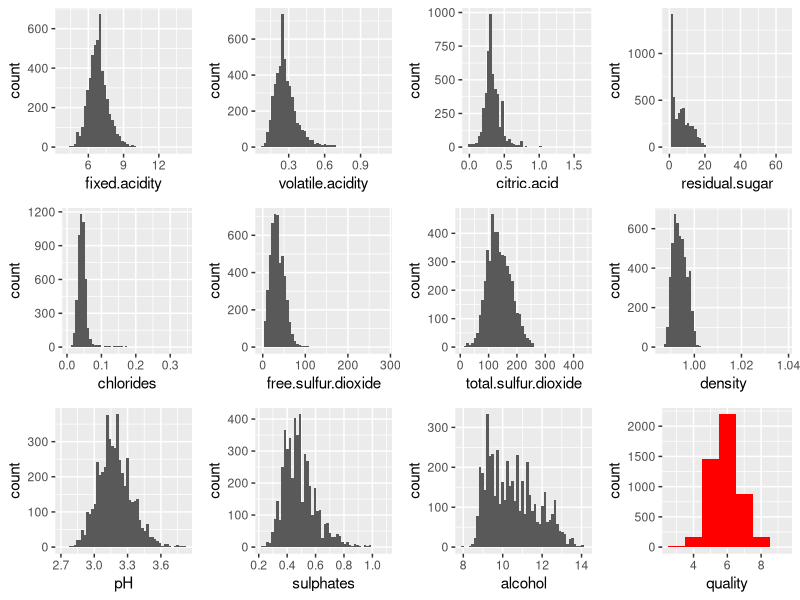
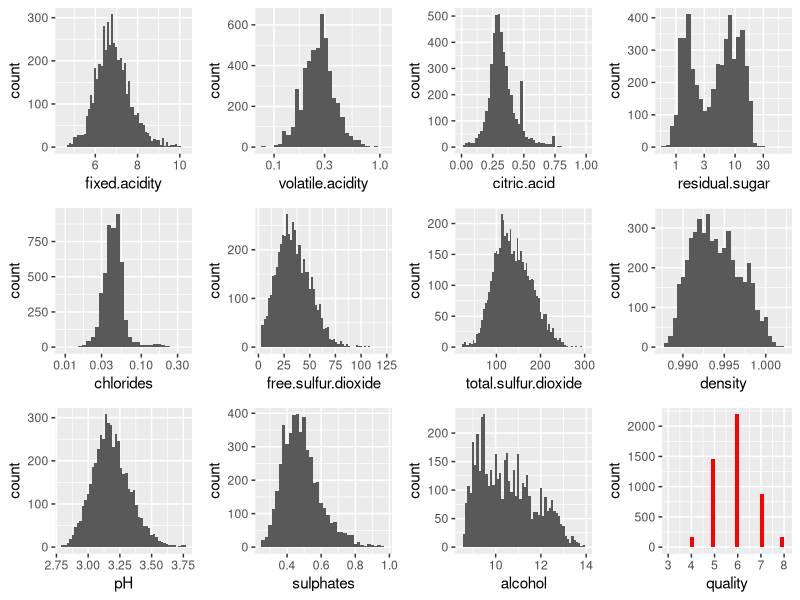
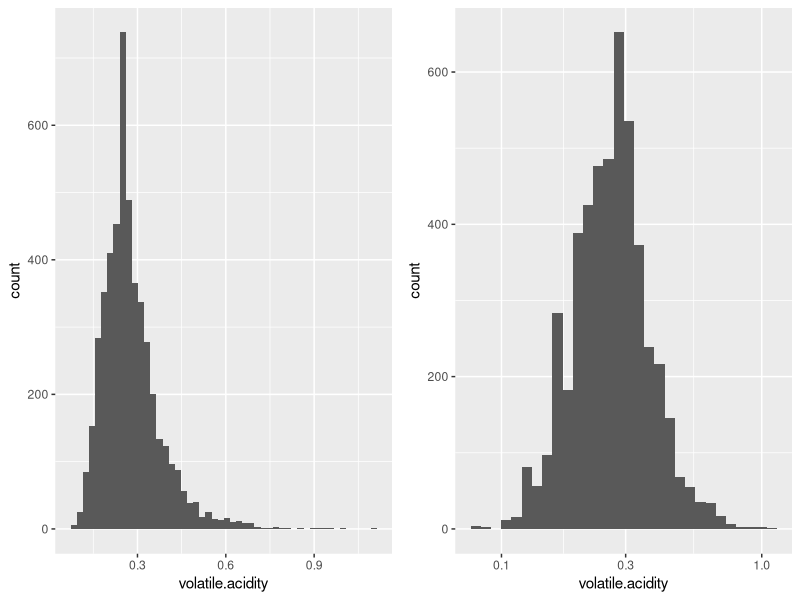
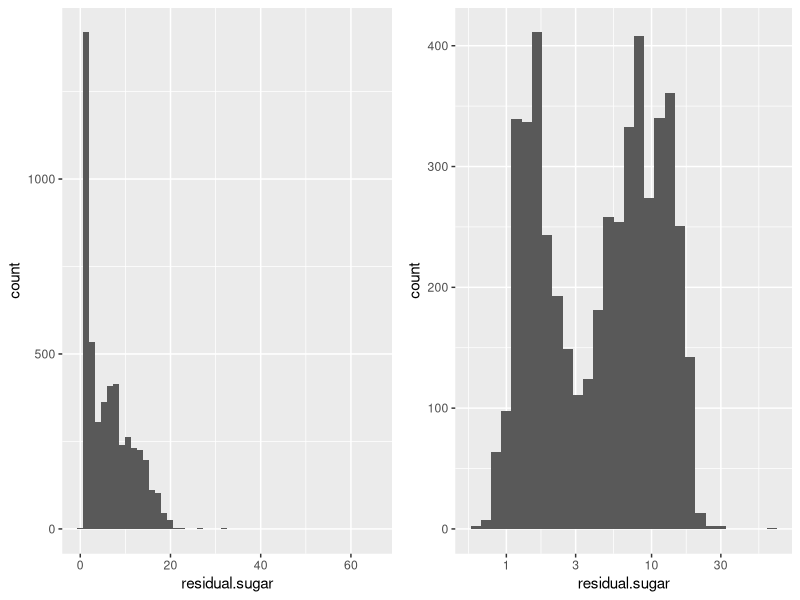
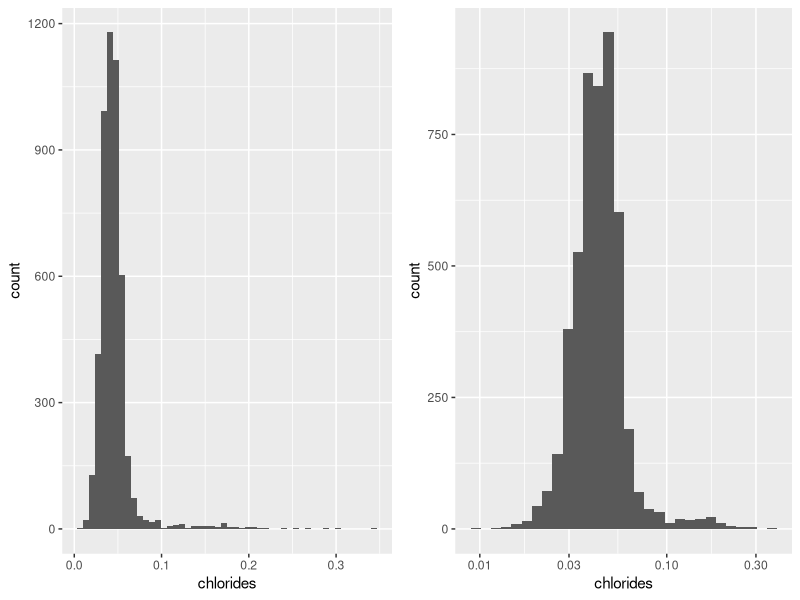
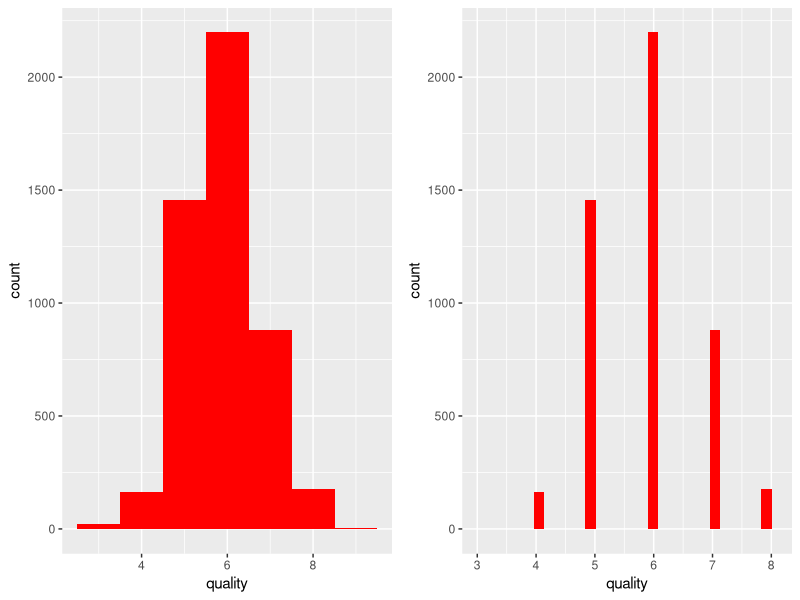
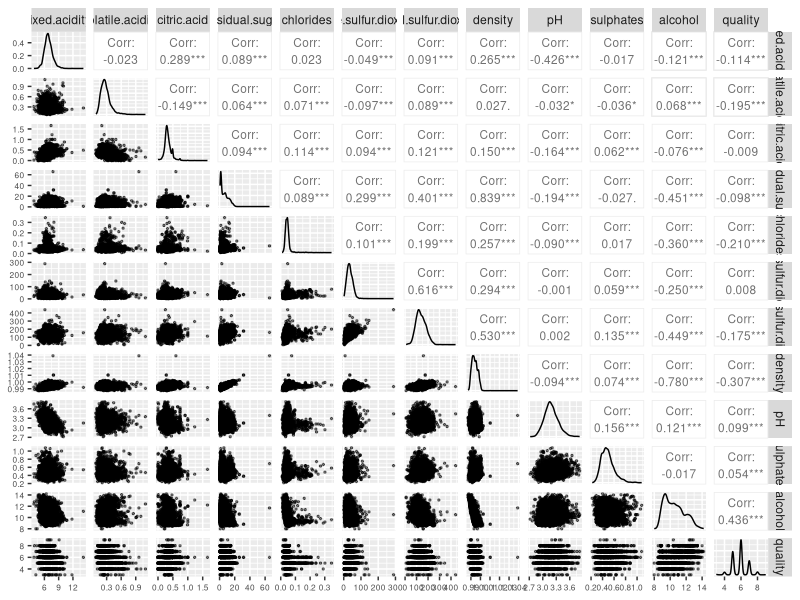
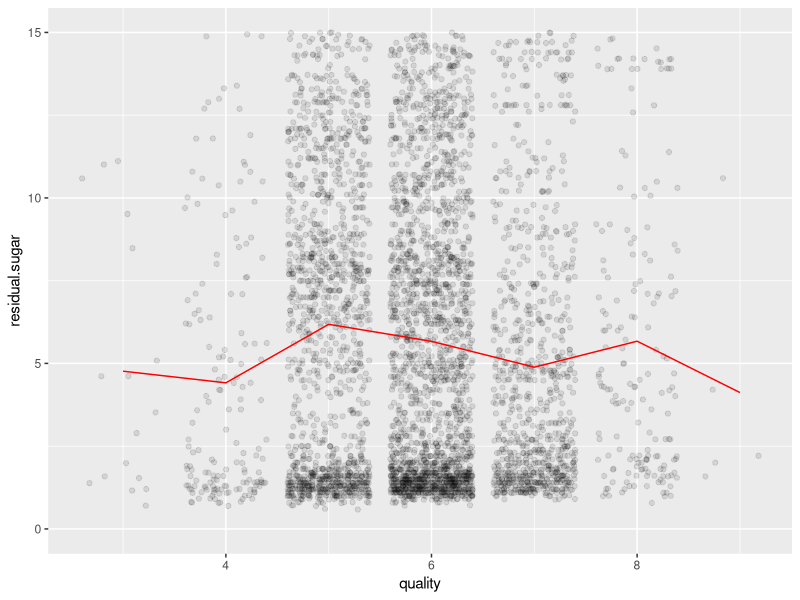

These figures' R source, in order:
## ---- chunk 1
knitr::opts_chunk$set(fig.path='Figs/', echo=FALSE, warning=FALSE, 
                      message=FALSE)
## ---- chunk 2
# Load all of the packages that you end up using in your analysis in this code
# chunk.

# Notice that the parameter "echo" was set to FALSE for this code chunk. This
# prevents the code from displaying in the knitted HTML output. You should set
# echo=FALSE for all code chunks in your file, unless it makes sense for your
# report to show the code that generated a particular plot.

# The other parameters for "message" and "warning" should also be set to FALSE
# for other code chunks once you have verified that each plot comes out as you
# want it to. This will clean up the flow of your report.

library(ggplot2)
library(GGally)
library(gridExtra)
## ---- chunk 3
# Load the Data
wine <- read.csv("wineQualityWhites.csv")
## ---- chunk 4
# Get the structure and summary of the wine data frame
str(wine)
summary(wine)
## ---- chunk 5
create.histogram <- function(x){
  ggplot(data = wine, mapping = aes_string(x)) + 
    geom_histogram(bins = 50)
}

h.fixed.acidity <- create.histogram('fixed.acidity')
h.volatile.acidity <- create.histogram('volatile.acidity')
h.citric.acid <- create.histogram('citric.acid')
h.residual.sugar <- create.histogram('residual.sugar')
h.chlorides <- create.histogram('chlorides')
h.free.sulfur.dioxide <- create.histogram('free.sulfur.dioxide')
h.total.sulfur.dioxide <- create.histogram('total.sulfur.dioxide')
h.density <- create.histogram('density')
h.pH <- create.histogram('pH')
h.sulphates <- create.histogram('sulphates')
h.alcohol <- create.histogram('alcohol')
h.quality <- ggplot(data = wine, aes(quality)) +
  geom_histogram(bins = 7, fill = 'red')

#Show all the histogram together
grid.arrange(h.fixed.acidity, h.volatile.acidity, h.citric.acid, 
             h.residual.sugar, h.chlorides, h.free.sulfur.dioxide,
             h.total.sulfur.dioxide, h.density, h.pH,
             h.sulphates, h.alcohol, h.quality, ncol = 4)
## ---- chunk 6
create.histogram2 <- function(x, variable, bw){
  ggplot(data = wine, mapping = aes_string(x)) +
    xlim(quantile(variable, 0.001),
         quantile(variable, 0.999)) +
    geom_histogram(binwidth = bw)
}

h.fixed.acidity2 <- create.histogram2('fixed.acidity', wine$fixed.acidity, 0.1)
h.volatile.acidity2 <- ggplot(wine, aes(x = volatile.acidity)) +
  xlim(quantile(wine$volatile.acidity, 0.001),
       quantile(wine$volatile.acidity, 0.999)) +
  geom_histogram() +
  scale_x_log10()
h.citric.acid2 <- create.histogram2('citric.acid', wine$citric.acid, 0.02)
h.residual.sugar2 <- ggplot(wine, aes(x = residual.sugar)) +
  xlim(quantile(wine$residual.sugar, 0.001),
       quantile(wine$residual.sugar, 0.999)) +
  geom_histogram() +
  scale_x_log10()
h.chlorides2 <- ggplot(wine, aes(x = chlorides)) +
  xlim(quantile(wine$chlorides, 0.001),
       quantile(wine$chlorides, 0.999)) +
  geom_histogram() +
  scale_x_log10()
h.free.sulfur.dioxide2 <- create.histogram2('free.sulfur.dioxide', 
                                            wine$free.sulfur.dioxide, 2)
h.total.sulfur.dioxide2 <- create.histogram2('total.sulfur.dioxide', 
                                             wine$total.sulfur.dioxide, 4)
h.density2 <- create.histogram2('density', wine$density, 0.0005)
h.pH2 <- create.histogram2('pH', wine$pH, 0.02)
h.sulphates2 <- create.histogram2('sulphates', wine$sulphates, 0.02)
h.alcohol2 <- create.histogram2('alcohol', wine$alcohol, 0.1)
h.quality2 <- ggplot(data = wine, aes(quality)) +
  xlim(quantile(wine$quality, 0.001),
       quantile(wine$quality, 0.999)) +
  geom_histogram(fill = 'red')

#Show all the histogram together
grid.arrange(h.fixed.acidity2, h.volatile.acidity2, h.citric.acid2, 
             h.residual.sugar2, h.chlorides2, h.free.sulfur.dioxide2,
             h.total.sulfur.dioxide2, h.density2, h.pH2,
             h.sulphates2, h.alcohol2, h.quality2, ncol = 4)
## ---- chunk 7
grid.arrange(h.volatile.acidity, h.volatile.acidity2, ncol = 2)
## ---- chunk 8
grid.arrange(h.residual.sugar, h.residual.sugar2, ncol = 2)
## ---- chunk 9
grid.arrange(h.chlorides, h.chlorides2, ncol = 2)
## ---- chunk 10
grid.arrange(h.quality, h.quality2, ncol = 2)
## ---- chunk 11
table(wine$quality == 3)
## ---- chunk 12
head(wine)
ggpairs(wine, columns = 2:13,
        lower = list(continuous = wrap('points', alpha = 0.5, size = 0.5)),
        upper = list(continuous = wrap('cor', size = 3)),
        axisLabels = 'show') +
  theme(axis.text = element_text(size = 6))
## ---- chunk 13
ggplot(data = wine, aes(x = quality, y = residual.sugar)) + 
  ylim(c(0, 15)) +
  geom_jitter(alpha = 0.1) +
  geom_line(stat = "summary", fun.y = mean, color = "red")
## ---- chunk 14
ggplot(data = wine, aes(x = quality, y = residual.sugar, group = quality)) + 
  ylim(c(0, 15)) +
  geom_boxplot()
## ---- chunk 15
ggplot(data = wine, aes(x = quality, y = chlorides)) + 
  ylim(c(0.01, 0.06)) +
  geom_jitter(alpha = 0.1) +
  geom_line(stat = "summary", fun.y = mean, color = "red")
## ---- chunk 16
ggplot(data = wine, aes(x = quality, y = chlorides, group = quality)) +
  ylim(c(0.01, 0.06)) +
  geom_boxplot()
## ---- chunk 17
ggplot(data = wine, aes(x = quality, y = density)) + 
  ylim(c(0.988, 1)) +
  geom_jitter(alpha = 0.1) +
  geom_line(stat = "summary", fun.y = mean, color = "red")
## ---- chunk 18
ggplot(data = wine, aes(x = quality, y = density, group = quality)) +
  ylim(c(0.988, 1)) +
  geom_boxplot()
## ---- chunk 19
ggplot(data = wine, aes(x = quality, y = alcohol)) + 
  ylim(c(9, 13)) +
  geom_jitter(alpha = 0.1) +
  geom_line(stat = "summary", fun.y = mean, color = "red")
## ---- chunk 20
ggplot(data = wine, aes(x = quality, y = alcohol, group = quality)) +
  ylim(c(9, 13)) +
  geom_boxplot()
## ---- chunk 21
bp.residual.sugar.density <-
  ggplot(data = wine, aes(x = residual.sugar, y = density)) +
  geom_jitter(alpha = 0.2, color = "red") +
  xlim(0, quantile(wine$residual.sugar, 0.95)) +
  ylim(0.987, quantile(wine$density, 0.95)) +
  geom_smooth()

bp.residual.sugar.density
## ---- chunk 22
wine.rs1 <- subset(wine, residual.sugar <= 3)
wine.rs2 <- subset(wine, residual.sugar > 3)
print("correlation of density and residual.sugar <= 3")
cor.test(wine.rs1$density, wine.rs1$residual.sugar)
print("correlation of density and residual.sugar > 3")
cor.test(wine.rs2$density, wine.rs2$residual.sugar)
## ---- chunk 23
bp.alcohol.density <-
  ggplot(data = wine, aes(x = alcohol, y = density)) +
  geom_jitter(alpha = 0.2, color = "red") +
  xlim(7.5, 14.5) +
  ylim(0.987, quantile(wine$density, 0.95)) +
  geom_smooth()

bp.alcohol.density
## ---- chunk 24
ggplot(data = wine, aes(x = alcohol, y = chlorides)) +
  geom_point(aes(color = factor(quality))) +
  scale_color_brewer(type = "qual", palette = "Blues")
## ---- chunk 25
wine.rs <- subset(wine, residual.sugar <= quantile(wine$residual.sugar, 0.95))
ggplot(data = wine.rs, aes(x = alcohol, y = residual.sugar)) +
  geom_point(aes(color = density)) +
  scale_color_gradientn(colours = rainbow(5))
## ---- chunk 26
bp.q.alcohol2 <-
  ggplot(data = wine, aes(x = quality, y = alcohol, group = quality)) +
  ylim(c(9, 13)) +
  ylab("alcohol (% by volume)") +
  ggtitle("Boxplot Alcohol vs Quality") +
  geom_boxplot()

bp.q.alcohol2
## ---- chunk 27
bp.alcohol.density2 <-
  ggplot(data = wine, aes(x = alcohol, y = density)) +
  geom_jitter(alpha = 0.2, color = "red") +
  xlim(7.5, 14.5) +
  ylim(0.987, quantile(wine$density, 0.95)) +
  xlab("alcohol (% by volume)") +
  ylab("density (g / cm^3)") +
  ggtitle("Relation between Density and Alcohol") +
  geom_smooth()

bp.alcohol.density2
## ---- chunk 28
wine.rs2 <- subset(wine, residual.sugar <= quantile(wine$residual.sugar, 0.95))
ggplot(data = wine.rs2, aes(x = alcohol, y = residual.sugar)) +
  geom_point(aes(color = density)) +
  scale_color_gradientn(colours = rainbow(5)) +
  xlab("alcohol (% by volume)") +
  ylab("residual sugar (g / dm^3)") +
  ggtitle("Density Distribution by Residual Sugar and Alcohol") +
  labs(color = "density (g / cm^3)")
